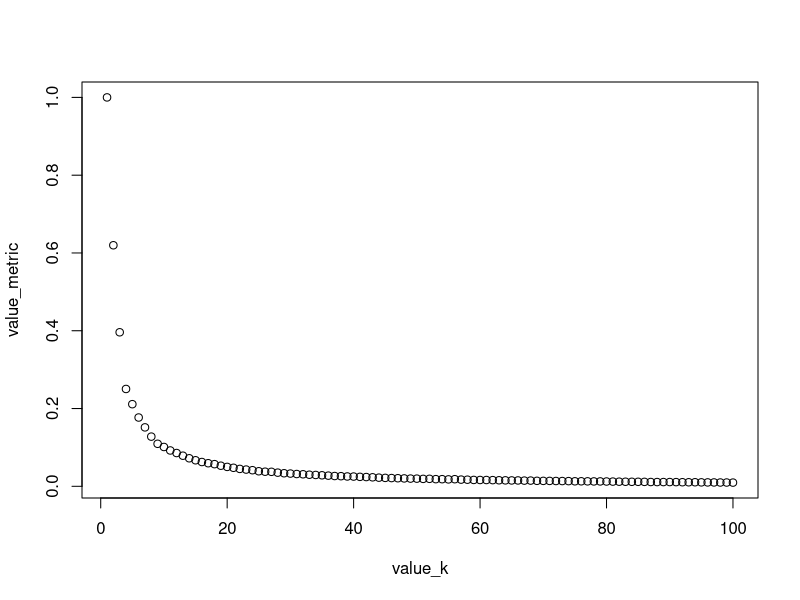

This chart was generated by the following R code:
# Lets generate dataset randomly
x=runif(1000)
y=runif(1000)

data=cbind(x,y)
# One would have to specify the dataset along with # of clusters in input
km=kmeans(data,2)

str(km)




value_k=c()
value_metric=c()

x=runif(10000)
y=runif(10000)

data=cbind(x,y)

for(i in 1:100){
  km=kmeans(data,i)
  value_k=c(value_k,i)
  metric=km$tot.withinss/km$totss
  value_metric=c(value_metric,metric)
}

plot(value_k,value_metric)